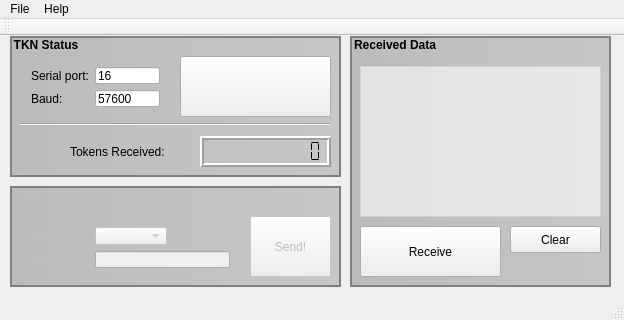
<?xml version="1.0" encoding="UTF-8"?>
<ui version="4.0">
 <class>QTKNWindow</class>
 <widget class="QMainWindow" name="QTKNWindow">
  <property name="geometry">
   <rect>
    <x>0</x>
    <y>0</y>
    <width>624</width>
    <height>320</height>
   </rect>
  </property>
  <property name="sizePolicy">
   <sizepolicy hsizetype="Fixed" vsizetype="MinimumExpanding">
    <horstretch>0</horstretch>
    <verstretch>0</verstretch>
   </sizepolicy>
  </property>
  <property name="minimumSize">
   <size>
    <width>624</width>
    <height>320</height>
   </size>
  </property>
  <property name="maximumSize">
   <size>
    <width>624</width>
    <height>320</height>
   </size>
  </property>
  <property name="windowTitle">
   <string>QTKNWindow</string>
  </property>
  <property name="autoFillBackground">
   <bool>false</bool>
  </property>
  <property name="styleSheet">
   <string notr="true">QGroupBox::title { 
    background-color: transparent;
     subcontrol-position: top left; /* position at the top left*/ 
     padding: 2px 2px;
 } 

QGroupBox { 
    background-color:  qlineargradient(spread:pad, x1:0, y1:0, x2:1, y2:0, stop:0 rgba(0, 0, 0, 55), stop:1 rgba(55, 55, 55, 55));
    border: 2px solid gray;
font: bold;
 } 

QTextEdit { 
    background-color: rgba(255, 255, 255, 150)
}</string>
  </property>
  <property name="toolButtonStyle">
   <enum>Qt::ToolButtonIconOnly</enum>
  </property>
  <property name="documentMode">
   <bool>true</bool>
  </property>
  <widget class="QWidget" name="centralWidget">
   <widget class="QGroupBox" name="groupBox_Status">
    <property name="geometry">
     <rect>
      <x>10</x>
      <y>0</y>
      <width>331</width>
      <height>141</height>
     </rect>
    </property>
    <property name="title">
     <string>TKN Status</string>
    </property>
    <property name="flat">
     <bool>true</bool>
    </property>
    <widget class="QLCDNumber" name="lcd_TokenCounter">
     <property name="geometry">
      <rect>
       <x>190</x>
       <y>100</y>
       <width>131</width>
       <height>31</height>
      </rect>
     </property>
     <property name="frameShape">
      <enum>QFrame::Box</enum>
     </property>
     <property name="lineWidth">
      <number>2</number>
     </property>
     <property name="digitCount">
      <number>11</number>
     </property>
     <property name="mode">
      <enum>QLCDNumber::Dec</enum>
     </property>
     <property name="segmentStyle">
      <enum>QLCDNumber::Flat</enum>
     </property>
    </widget>
    <widget class="QLabel" name="label_5">
     <property name="geometry">
      <rect>
       <x>60</x>
       <y>100</y>
       <width>121</width>
       <height>31</height>
      </rect>
     </property>
     <property name="text">
      <string>Tokens Received:</string>
     </property>
    </widget>
    <widget class="QPushButton" name="buttonStartStop">
     <property name="geometry">
      <rect>
       <x>170</x>
       <y>20</y>
       <width>151</width>
       <height>61</height>
      </rect>
     </property>
     <property name="text">
      <string/>
     </property>
    </widget>
    <widget class="QWidget" name="gridLayoutWidget">
     <property name="geometry">
      <rect>
       <x>10</x>
       <y>20</y>
       <width>151</width>
       <height>62</height>
      </rect>
     </property>
     <layout class="QGridLayout" name="gridLayout">
      <item row="0" column="1">
       <widget class="QLineEdit" name="lineEdit_ComPort">
        <property name="text">
         <string>16</string>
        </property>
       </widget>
      </item>
      <item row="1" column="0">
       <widget class="QLabel" name="label_3">
        <property name="text">
         <string>Baud:</string>
        </property>
       </widget>
      </item>
      <item row="1" column="1">
       <widget class="QLineEdit" name="lineEdit_Baud">
        <property name="text">
         <string>57600</string>
        </property>
       </widget>
      </item>
      <item row="0" column="0">
       <widget class="QLabel" name="label_2">
        <property name="text">
         <string>Serial port:</string>
        </property>
       </widget>
      </item>
     </layout>
    </widget>
    <widget class="Line" name="line">
     <property name="geometry">
      <rect>
       <x>10</x>
       <y>80</y>
       <width>311</width>
       <height>16</height>
      </rect>
     </property>
     <property name="orientation">
      <enum>Qt::Horizontal</enum>
     </property>
    </widget>
   </widget>
   <widget class="QGroupBox" name="groupBox_Console">
    <property name="geometry">
     <rect>
      <x>350</x>
      <y>0</y>
      <width>261</width>
      <height>251</height>
     </rect>
    </property>
    <property name="title">
     <string>Received Data</string>
    </property>
    <widget class="QTextEdit" name="textEdit_Console">
     <property name="geometry">
      <rect>
       <x>10</x>
       <y>30</y>
       <width>241</width>
       <height>151</height>
      </rect>
     </property>
    </widget>
    <widget class="QPushButton" name="buttonRec">
     <property name="geometry">
      <rect>
       <x>10</x>
       <y>190</y>
       <width>141</width>
       <height>51</height>
      </rect>
     </property>
     <property name="text">
      <string>Receive</string>
     </property>
    </widget>
    <widget class="QPushButton" name="buttonClear">
     <property name="geometry">
      <rect>
       <x>160</x>
       <y>190</y>
       <width>91</width>
       <height>27</height>
      </rect>
     </property>
     <property name="text">
      <string>Clear</string>
     </property>
    </widget>
   </widget>
   <widget class="QGroupBox" name="groupBox_Send">
    <property name="enabled">
     <bool>false</bool>
    </property>
    <property name="geometry">
     <rect>
      <x>10</x>
      <y>150</y>
      <width>331</width>
      <height>101</height>
     </rect>
    </property>
    <property name="title">
     <string>Send To Node</string>
    </property>
    <widget class="QPushButton" name="button_Send">
     <property name="geometry">
      <rect>
       <x>240</x>
       <y>30</y>
       <width>81</width>
       <height>61</height>
      </rect>
     </property>
     <property name="text">
      <string>Send!</string>
     </property>
    </widget>
    <widget class="QWidget" name="gridLayoutWidget_2">
     <property name="geometry">
      <rect>
       <x>10</x>
       <y>30</y>
       <width>221</width>
       <height>63</height>
      </rect>
     </property>
     <layout class="QGridLayout" name="gridLayout_2">
      <item row="0" column="1">
       <widget class="QComboBox" name="comboBox_destId">
        <property name="maxVisibleItems">
         <number>4</number>
        </property>
       </widget>
      </item>
      <item row="1" column="0">
       <widget class="QLabel" name="label">
        <property name="text">
         <string>Data:</string>
        </property>
       </widget>
      </item>
      <item row="0" column="0">
       <widget class="QLabel" name="label_4">
        <property name="text">
         <string>Dest:</string>
        </property>
       </widget>
      </item>
      <item row="1" column="1" colspan="2">
       <widget class="QLineEdit" name="lineEdit_DataToSend">
        <property name="font">
         <font>
          <family>Monospace</family>
          <weight>75</weight>
          <bold>true</bold>
         </font>
        </property>
        <property name="text">
         <string/>
        </property>
        <property name="maxLength">
         <number>16</number>
        </property>
       </widget>
      </item>
     </layout>
    </widget>
   </widget>
  </widget>
  <widget class="QMenuBar" name="menuBar">
   <property name="geometry">
    <rect>
     <x>0</x>
     <y>0</y>
     <width>624</width>
     <height>25</height>
    </rect>
   </property>
   <widget class="QMenu" name="menuFile">
    <property name="title">
     <string>File</string>
    </property>
    <addaction name="actionOpen"/>
   </widget>
   <widget class="QMenu" name="menuHelp">
    <property name="title">
     <string>Help</string>
    </property>
    <addaction name="actionAbout"/>
   </widget>
   <addaction name="menuFile"/>
   <addaction name="menuHelp"/>
  </widget>
  <widget class="QStatusBar" name="statusBar"/>
  <widget class="QToolBar" name="mainToolBar">
   <attribute name="toolBarArea">
    <enum>TopToolBarArea</enum>
   </attribute>
   <attribute name="toolBarBreak">
    <bool>false</bool>
   </attribute>
  </widget>
  <action name="actionAbout">
   <property name="text">
    <string>About</string>
   </property>
  </action>
  <action name="actionOpen">
   <property name="text">
    <string>Open</string>
   </property>
  </action>
 </widget>
 <layoutdefault spacing="6" margin="11"/>
 <resources/>
 <connections/>
</ui>
